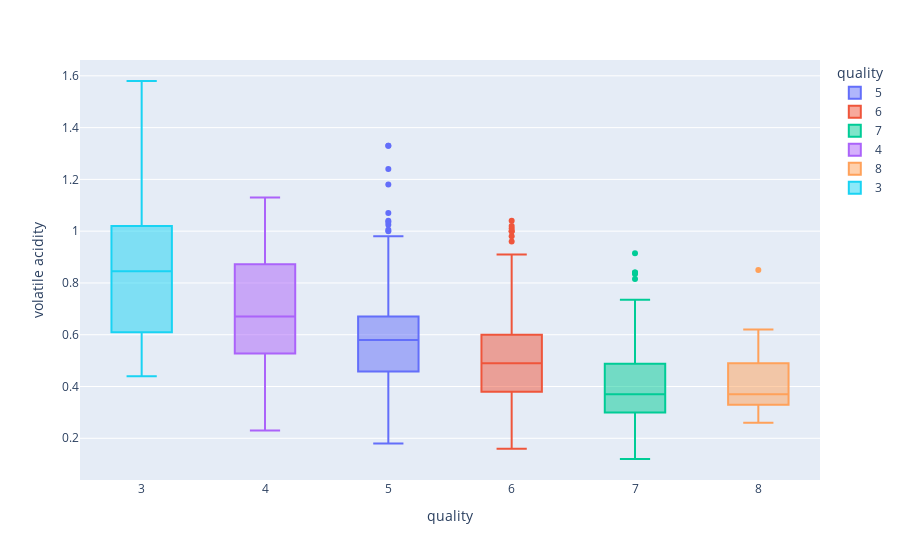

Here is the notebook cell this chart was saved with:
### Code cell
vol_vs_quality =  px.box(
    wines_df,
    x = 'quality',
    y = 'volatile acidity',
    color = 'quality',
    boxmode="overlay"
)
vol_vs_quality.show()

### Figure 1 — Plotly figure (JSON) as saved in the notebook; plotly's stock layout.template omitted (floating-point values rounded to 4 significant figures; data arrays with more than 128 entries replaced by an {"elided": "..."} marker saying what was removed)
{"data": [{"alignmentgroup": "True", "hovertemplate": "quality=%{x}<br>volatile acidity=%{y}<extra></extra>", "legendgroup": "5", "marker": {"color": "#636efa"}, "name": "5", "notched": false, "offsetgroup": "5", "orientation": "v", "showlegend": true, "type": "box", "x": {"elided": "681 int values"}, "x0": " ", "xaxis": "x", "y": {"elided": "681 float values"}, "y0": " ", "yaxis": "y"}, {"alignmentgroup": "True", "hovertemplate": "quality=%{x}<br>volatile acidity=%{y}<extra></extra>", "legendgroup": "6", "marker": {"color": "#EF553B"}, "name": "6", "notched": false, "offsetgroup": "6", "orientation": "v", "showlegend": true, "type": "box", "x": {"elided": "638 int values"}, "x0": " ", "xaxis": "x", "y": {"elided": "638 float values"}, "y0": " ", "yaxis": "y"}, {"alignmentgroup": "True", "hovertemplate": "quality=%{x}<br>volatile acidity=%{y}<extra></extra>", "legendgroup": "7", "marker": {"color": "#00cc96"}, "name": "7", "notched": false, "offsetgroup": "7", "orientation": "v", "showlegend": true, "type": "box", "x": {"elided": "199 int values"}, "x0": " ", "xaxis": "x", "y": {"elided": "199 float values"}, "y0": " ", "yaxis": "y"}, {"alignmentgroup": "True", "hovertemplate": "quality=%{x}<br>volatile acidity=%{y}<extra></extra>", "legendgroup": "4", "marker": {"color": "#ab63fa"}, "name": "4", "notched": false, "offsetgroup": "4", "orientation": "v", "showlegend": true, "type": "box", "x": [4, 4, 4, 4, 4, 4, 4, 4, 4, 4, 4, 4, 4, 4, 4, 4, 4, 4, 4, 4, 4, 4, 4, 4, 4, 4, 4, 4, 4, 4, 4, 4, 4, 4, 4, 4, 4, 4, 4, 4, 4, 4, 4, 4, 4, 4, 4, 4, 4, 4, 4, 4, 4], "x0": " ", "xaxis": "x", "y": [0.59, 1.13, 0.61, 0.52, 0.675, 0.625, 1.02, 0.52, 0.68, 0.55, 0.885, 1.09, 0.635, 0.975, 0.87, 0.46, 0.59, 0.5, 0.915, 0.935, 0.845, 0.84, 0.38, 0.765, 1.115, 0.39, 0.685, 0.47, 0.35, 0.47, 0.67, 0.63, 0.58, 0.88, 0.955, 0.23, 0.33, 0.73, 0.67, 1.02, 0.78, 0.4, 0.755, 0.68, 0.83, 0.61, 0.53, 0.785, 1.04, 0.62, 0.58, 0.91, 0.48], "y0": " ", "yaxis": "y"}, {"alignmentgroup": "True", "hovertemplate": "quality=%{x}<br>volatile acidity=%{y}<extra></extra>", "legendgroup": "8", "marker": {"color": "#FFA15A"}, "name": "8", "notched": false, "offsetgroup": "8", "orientation": "v", "showlegend": true, "type": "box", "x": [8, 8, 8, 8, 8, 8, 8, 8, 8, 8, 8, 8, 8, 8, 8, 8, 8, 8], "x0": " ", "xaxis": "x", "y": [0.35, 0.32, 0.85, 0.31, 0.62, 0.3, 0.35, 0.35, 0.42, 0.57, 0.4, 0.26, 0.54, 0.42, 0.49, 0.33, 0.38, 0.36], "y0": " ", "yaxis": "y"}, {"alignmentgroup": "True", "hovertemplate": "quality=%{x}<br>volatile acidity=%{y}<extra></extra>", "legendgroup": "3", "marker": {"color": "#19d3f3"}, "name": "3", "notched": false, "offsetgroup": "3", "orientation": "v", "showlegend": true, "type": "box", "x": [3, 3, 3, 3, 3, 3, 3, 3, 3, 3], "x0": " ", "xaxis": "x", "y": [0.58, 0.61, 1.185, 0.44, 1.02, 1.58, 0.815, 0.98, 0.875, 0.76], "y0": " ", "yaxis": "y"}], "layout": {"boxmode": "overlay", "legend": {"title": {"text": "quality"}, "tracegroupgap": 0}, "margin": {"t": 60}, "xaxis": {"anchor": "y", "categoryarray": [5, 6, 7, 4, 8, 3], "categoryorder": "array", "domain": [0, 1], "title": {"text": "quality"}}, "yaxis": {"anchor": "x", "domain": [0, 1], "title": {"text": "volatile acidity"}}}}
